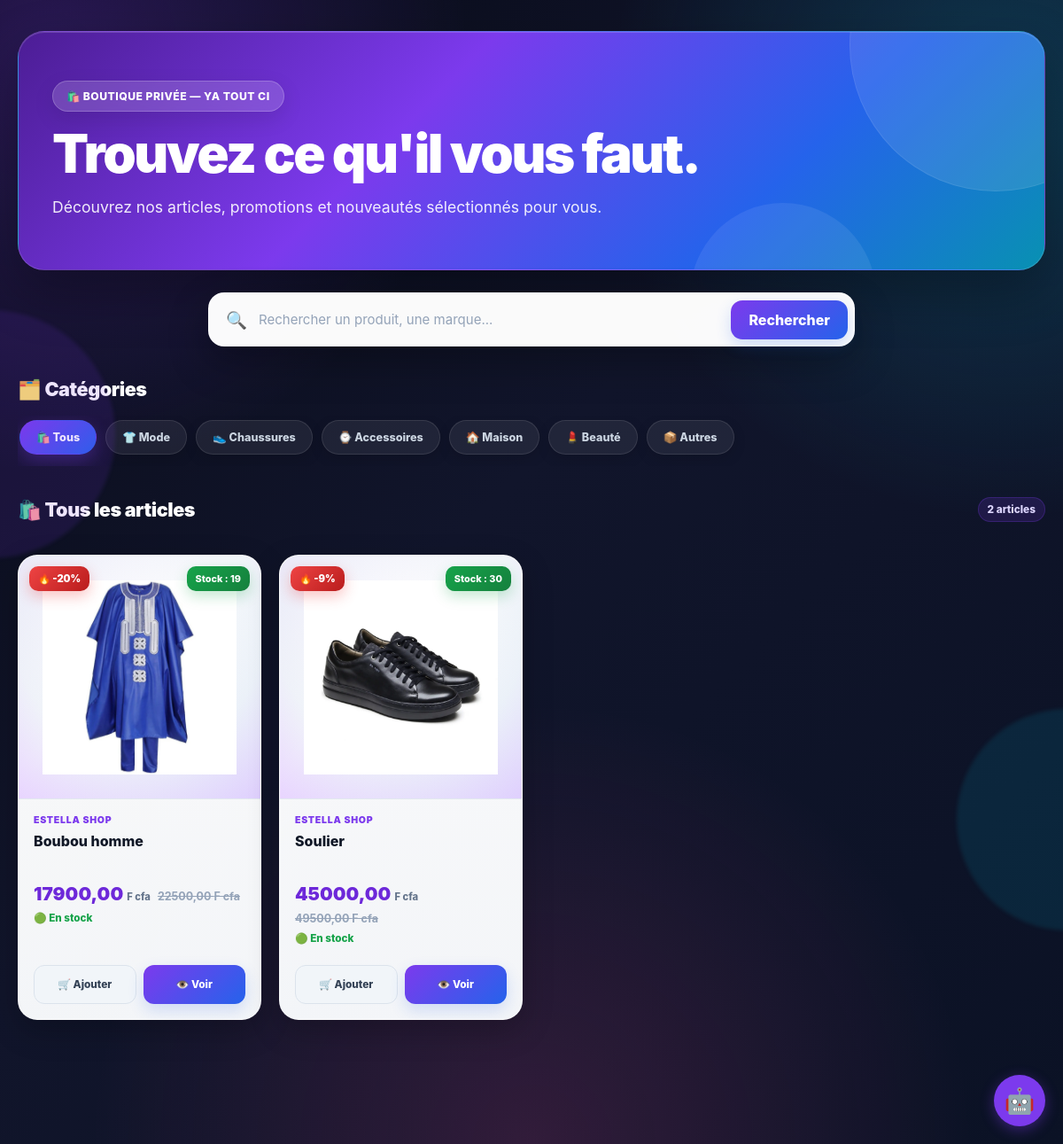
The page /boutique/kenn/ on the database its author committed.
### shop/models.py (models this page shows, shortened)
class Produit(models.Model):
    vendeur = models.ForeignKey(Vendeur, on_delete=models.CASCADE, related_name='produits')
    nom = models.CharField(max_length=255)
    description = models.TextField()
    prix = models.DecimalField(max_digits=10, decimal_places=2)
    ancien_prix = models.DecimalField(max_digits=10, decimal_places=2, blank=True, null=True)
    image = models.ImageField(upload_to='produits/', blank=True, null=True)
    stock = models.PositiveIntegerField(default=10)
    date_ajout = models.DateTimeField(auto_now_add=True)
    @property
    def reduction_pourcentage(self):
        if self.ancien_prix and self.ancien_prix > self.prix:
            rabais = ((self.ancien_prix - self.prix) / self.ancien_prix) * 100
            return int(round(rabais))
        return 0

class Vendeur(models.Model):
    CHOIX_DEVISES = [
        ('EUR', 'Euro (€)'),
        ('USD', 'Dollar US ($)'),
        ('MAD', 'Dirham Marocain (DH)'),
        ('XOF', 'F cfa '),
        ('CAD', 'Dollar Canadien ($CA)'),
    ]
    user = models.OneToOneField(User, on_delete=models.CASCADE)
    nom_boutique = models.CharField(max_length=255)
    description = models.TextField(blank=True)
    devise = models.CharField(max_length=3, choices=CHOIX_DEVISES, default='EUR')
    date_creation = models.DateTimeField(auto_now_add=True)

### shop/views.py (the view)
# urls.py: path('boutique/<str:username>/', views.boutique_personnelle_vendeur, name='boutique_vendeur'),
def boutique_personnelle_vendeur(request, username):
    vendeur_profil = get_object_or_404(Vendeur, user__username=username)
    produits_vendeur = Produit.objects.filter(vendeur=vendeur_profil)
    return render(request, 'shop/boutique_privee.html', {
        'vendeur_vitrine': vendeur_profil,
        'produits': produits_vendeur
    })

### shop/templates/shop/boutique_privee.html (shortened to what this page needs)
{% extends 'shop/base.html' %}
{% load static %}
{% block content %}
<div class="yt-shop">
    <div class="container">
        <section class="yt-shop-hero">
            <div class="yt-shop-hero-content">
                <div class="yt-hero-badge">
                    🛍️ BOUTIQUE PRIVÉE — YA TOUT CI
                </div>
                <h1>
                    Trouvez ce qu'il vous faut.
                </h1>
                <p>
                    Découvrez nos articles, promotions et nouveautés
                    sélectionnés pour vous.
                </p>
            </div>
        </section>
    </div>
    <div class="yt-search-container">
        <form
            method="GET"
            action="."
            class="yt-search-form"
        >
            <span class="yt-search-icon">
                🔍
            </span>
            <input
                type="search"
                name="q"
                value="{{ query|default:'' }}"
                placeholder="Rechercher un produit, une marque..."
                class="yt-search-input"
                aria-label="Rechercher un produit"
            >
            <button
                class="yt-search-button"
                type="submit"
            >
                Rechercher
            </button>
        </form>
    </div>
    <div class="container">
        <div class="yt-section-title">
            <h2>
                🗂️ Catégories
            </h2>
        </div>
        <div class="yt-categories">
            <a
                href="."
                class="yt-category active"
            >
                🛍️ Tous
            </a>
            <a
                href="#"
                class="yt-category"
            >
                👕 Mode
            </a>
            <a
                href="#"
                class="yt-category"
            >
                👟 Chaussures
            </a>
            <a
                href="#"
                class="yt-category"
            >
                ⌚ Accessoires
            </a>
            <a
                href="#"
                class="yt-category"
            >
                🏠 Maison
            </a>
            <a
                href="#"
                class="yt-category"
            >
                💄 Beauté
            </a>
            <a
                href="#"
                class="yt-category"
            >
                📦 Autres
            </a>
        </div>
        <div class="yt-section-title">
            <h2>
                🛍️ Tous les articles
            </h2>
            <span>
                {{ produits|length }}
                article{{ produits|length|pluralize }}
            </span>
        </div>
        <div class="yt-products-grid">
            {% for produit in produits %}
                <article class="yt-product-card">
                    <div class="yt-product-badges">
                        <div>
                            {% if produit.reduction_pourcentage > 0 %}
                                <span class="yt-discount">
                                </span>
                            {% endif %}
                        </div>
                        {% if produit.stock > 0 %}
                            <span class="yt-stock">
                            </span>
                        {% endif %}
                    </div>
                    <div class="yt-card-img-wrapper">
                        {% if produit.image %}
                            <img
                                src="{{ produit.image.url }}"
                                alt="{{ produit.nom }}"
                                loading="lazy"
                            >
                        {% endif %}
                    </div>
                    <div class="yt-card-body">
                        <div class="yt-card-vendor">
                            {{ produit.vendeur.nom_boutique|default:"Boutique YaTout" }}
                        </div>
                        <h2 class="yt-card-title">
                            {{ produit.nom }}
                        </h2>
                        <div class="yt-price-row">
                            <span class="yt-price">
                                {{ produit.prix }}
                                <span class="yt-currency">
                                    {{ produit.vendeur.get_devise_display }}
                                </span>
                            </span>
                            {% if produit.ancien_prix %}
                                <span class="yt-old-price">
                                    {{ produit.ancien_prix }}
                                    {{ produit.vendeur.get_devise_display }}
                                </span>
                            {% endif %}
                        </div>
                        <div class="yt-stock-status">
                            {% if produit.stock > 0 %}
                                <span class="yt-stock-ok">
                                    🟢 En stock
                                </span>
                            {% else %}
                                <span class="yt-stock-out">
                                    🔴 Rupture de stock
                                </span>
                            {% endif %}
                        </div>
                        <div class="yt-card-actions">
                            <form
                                action="{% url 'panier_ajouter' produit.id %}"
                                method="POST"
                            >
                                <button
                                    type="submit"
                                    class="yt-btn-cart"
                                >
                                    🛒 Ajouter
                                </button>
                            </form>
                            <a
                                href="{% url 'detail_produit' produit.pk %}"
                                class="yt-btn-view"
                            >
                                👁️ Voir
                            </a>
                        </div>
                    </div>
                </article>
            {% endfor %}
        </div>
    </div>
</div>
{% endblock %}

### shop/static/shop/js/css/style.css (style rules this page uses)
* { box-sizing: border-box; margin: 0; padding: 0; }
body { font-family: 'Segoe UI', Tahoma, Geneva, Verdana, sans-serif; background-color: #f8fafc; color: #1e293b; display: flex; flex-direction: column; min-height: 100vh; }
.container { max-width: 1200px; margin: 0 auto; padding: 0 20px; width: 100%; }
.yt-products-grid { display: grid; grid-template-columns: repeat(auto-fill, minmax(280px, 1fr)); gap: 30px; padding: 20px 0 60px 0; }
.yt-product-card { background: #ffffff; border-radius: 12px; border: 1px solid #f3e8ff; position: relative; overflow: hidden; display: flex; flex-direction: column; justify-content: space-between; transition: transform 0.3s ease, box-shadow 0.3s ease; }
.yt-card-img-wrapper { background-color: #faf5ff; height: 240px; display: flex; justify-content: center; align-items: center; padding: 15px; border-bottom: 1px solid #f3e8ff; }
.yt-card-img-wrapper img { max-width: 100%; max-height: 100%; object-fit: contain; }
.yt-card-body { padding: 20px; display: flex; flex-direction: column; flex-grow: 1; }
.yt-card-vendor { font-size: 0.75rem; text-transform: uppercase; font-weight: 700; color: #c084fc; letter-spacing: 0.5px; margin-bottom: 6px; }
.yt-card-title { font-size: 1.15rem; font-weight: 700; color: #1e293b; margin: 0 0 10px 0; line-height: 1.4; }
.yt-card-vendor { font-size: 0.75rem; text-transform: uppercase; font-weight: 700; color: #2563eb; letter-spacing: 0.5px; margin-bottom: 6px; }
html { scroll-behavior: smooth; }

### rows shown on the page
Produit: image (picture), vendeur.nom_boutique "ESTELLA SHOP", nom "Boubou homme", prix "17900,00", vendeur.devise "F cfa", ancien_prix "22500,00", stock "🟢 En stock"
Produit: image (picture), vendeur.nom_boutique "ESTELLA SHOP", nom "Soulier", prix "45000,00", vendeur.devise "F cfa", ancien_prix "49500,00", stock "🟢 En stock"

### other values the page prints
{{ produits|length }} "2"
